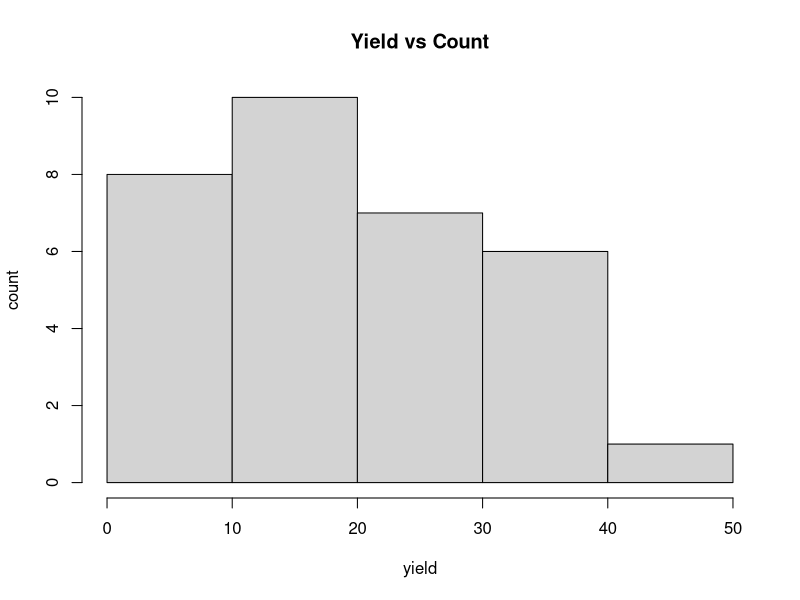
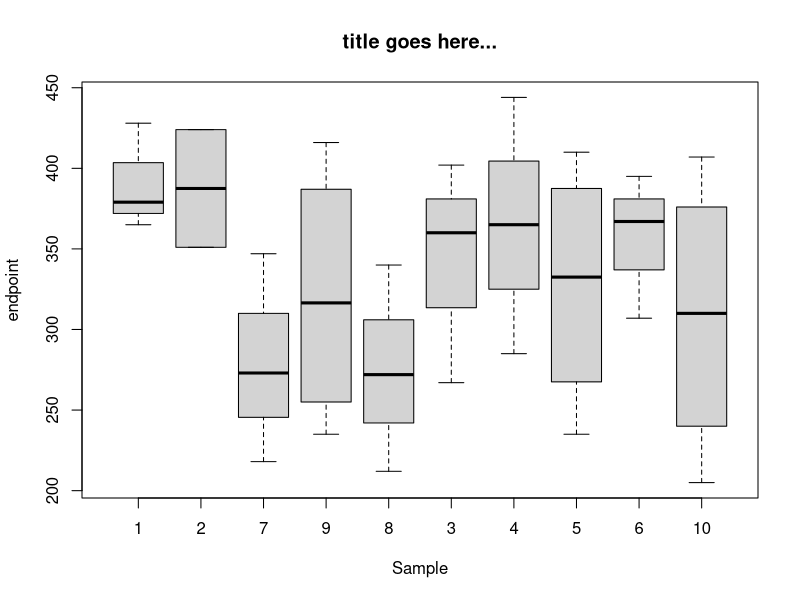
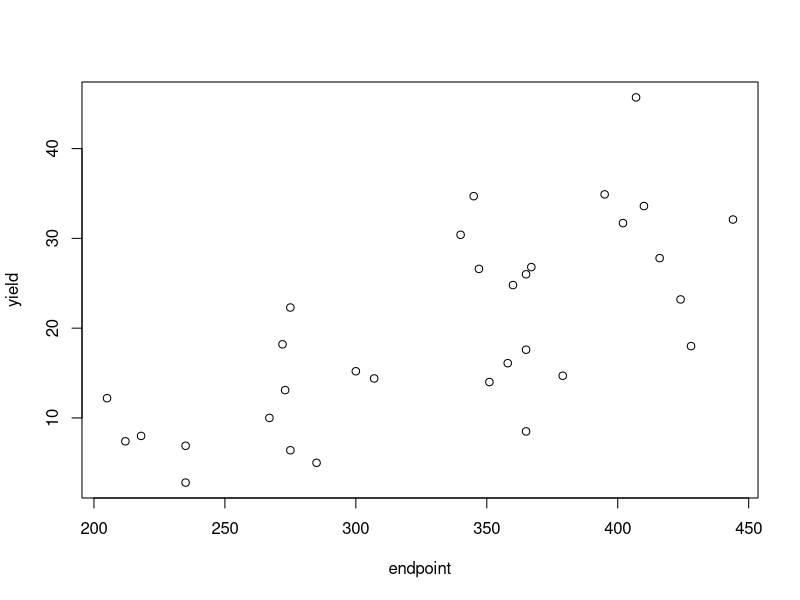

Source code (R) for these figures, in order:
install.packages("nlme")

#part 1
var = seq(from = 2, to = 35, by = 3)
matrix(var, 2)

#part 2
library(nlme)
Gasoline
str(Gasoline)
?Gasoline
attach(Gasoline)
mean(vapor)

x=(1/31)*sum((vapor-mean(vapor))^2) #variance of vapor
var(vapor)

hist(yield, ylab="count", main = "Yield vs Count")
summary(yield)

boxplot(endpoint~Sample, main="title goes here...")

plot(yield~endpoint) #plot(indep variable~dependant variable)
#ie plot(y~x)


